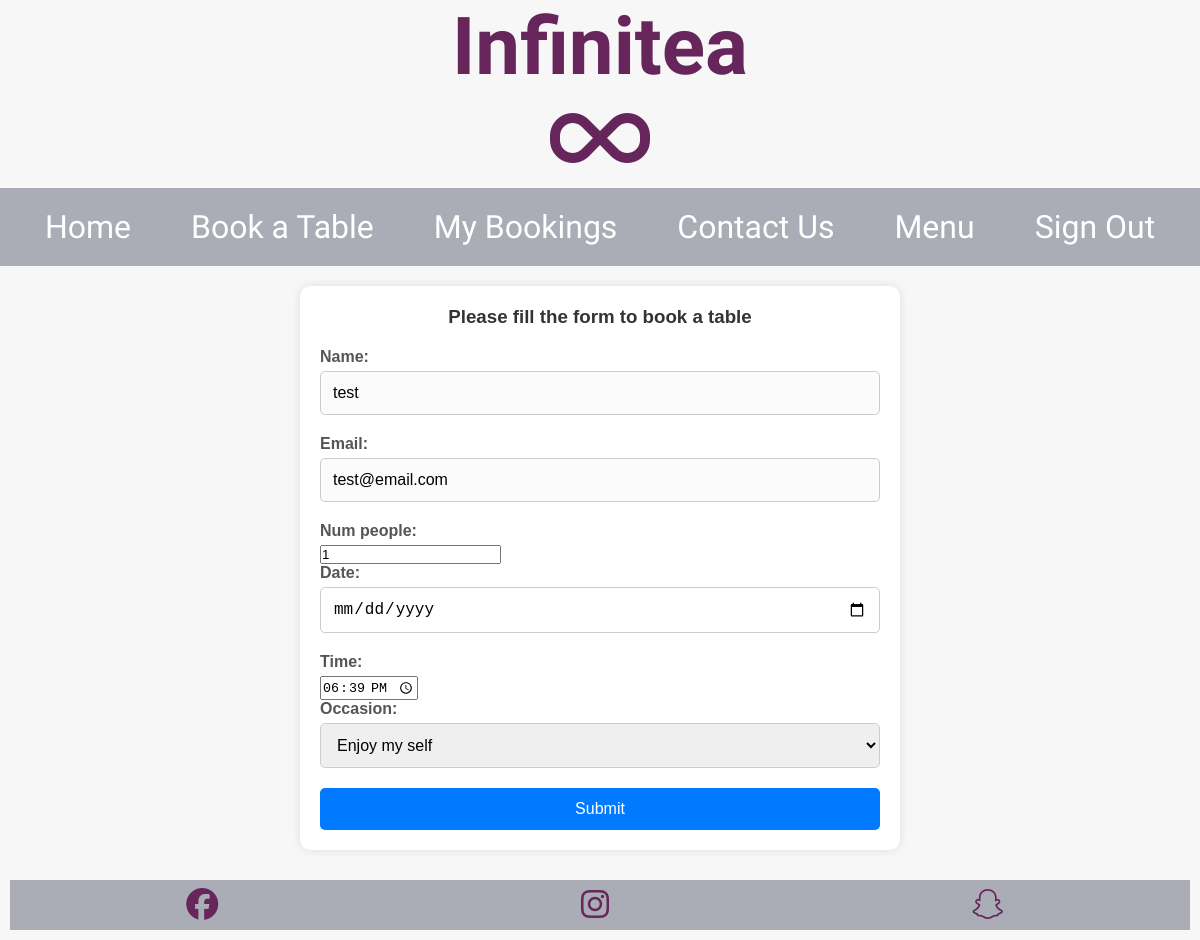
The app's page /update_booking/23/ (signed in) with its own data.
### restaurant/models.py (models this page shows, shortened)
class Booking(models.Model):
    user = models.ForeignKey(User, on_delete=models.CASCADE, default=None)
    name = models.CharField(max_length=30)
    email = models.EmailField()
    num_people = models.PositiveIntegerField(default=1)
    date = models.DateTimeField()
    time = models.TimeField()
    OCCASION_CHOICES = [
        ('1', 'Enjoy my self'),
        ('2', 'Date'),
        ('3', 'Birthday'),
        ('4', 'Anniversary'),
        ('5', 'Party'),
    ]
    occasion = models.CharField(
        max_length=1, choices=OCCASION_CHOICES, default='1'
        )

### restaurant/views.py (the view)
# urls.py: path('update_booking/<int:pk>/', views.update_booking, name='update_booking'),
@login_required
def update_booking(request, pk):
    booking = Booking.objects.get(pk=pk)
    if request.method == 'POST':
        form = BookingForm(request.POST, instance=booking)
        if form.is_valid():
            form.save()
            return redirect('booking_list')
    else:
        form = BookingForm(instance=booking)
    return render(request, 'booking/booking_form.html', {'form': form})

### restaurant/forms.py (shortened to what this page needs)
class BookingForm(forms.ModelForm):
    date = forms.DateField(widget=forms.TextInput(attrs={'type': 'date'}))
    time = forms.TimeField(widget=forms.TextInput(attrs={'type': 'time'}))
    class Meta:
        model = Booking
        fields = ['name', 'email', 'num_people', 'date', 'time', 'occasion']

### restaurant/templates/booking/booking_form.html (shortened to what this page needs)
{% extends "base.html" %}
{% load static %}
{% block content %}
<div class="container">
    <form method="post" class="clearfix">
        <h3>Please fill the form to book a table</h3>
        {{ form.as_p }}
        <button type="submit">Submit</button>
    </form>
</div>
{% endblock %}

### static/css/styles.css (style rules this page uses)
* { box-sizing: border-box; margin: 0; padding: 0; scroll-behavior: smooth; }
body { width: 100%; display: flex; flex-direction: column; align-items: center; justify-content: center; min-height: 100vh; }
.container { width: 100%; display: flex; justify-content: space-around; height: 500px; }
form { width: 100%; max-width: 600px; padding: 20px; background-color: rgba(255, 255, 255, 0.9); border-radius: 10px; box-shadow: 0 0 10px rgba(0, 0, 0, 0.1); }
input[type="text"], input[type="email"], textarea { width: 100%; padding: 10px; margin-bottom: 10px; background: rgba(247, 247, 247, 0.5); color: black; border: 2px solid #d7cdb8; border-radius: 5px; font-size: 16px; box-sizing: border-box; }
button[type="submit"] { background-color: #d7cdb8; width: 100%; padding: 10px; border: none; border-radius: 5px; font-size: 16px; cursor: pointer; transition: background-color 0.3s ease; }

### restaurant/templates/booking/booking_form.html (style rules this page uses)
body, html { margin: 0; padding: 0; font-family: Arial, sans-serif; background-color: #f7f7f7; min-height: 100vh; display: flex; flex-direction: column; }
.container { flex: 1; display: flex; justify-content: center; align-items: center; padding: 20px; }
form { width: 100%; max-width: 600px; background-color: #fff; padding: 20px; border-radius: 10px; box-shadow: 0 0 10px rgba(0, 0, 0, 0.1); box-sizing: border-box; }
h3 { text-align: center; margin-bottom: 20px; color: #333; }
label { display: block; margin-bottom: 5px; color: #555; font-weight: bold; }
input[type="text"], input[type="email"], input[type="date"], select { width: 100%; padding: 12px; margin-bottom: 20px; border: 1px solid #ccc; border-radius: 5px; font-size: 16px; box-sizing: border-box; }
button[type="submit"] { width: 100%; padding: 12px; background-color: #007bff; color: #fff; border: none; border-radius: 5px; cursor: pointer; font-size: 16px; }

### records on screen
Booking: name "test", email "test@email.com", num_people "1", time "18:39:00", occasion "Enjoy my self"
